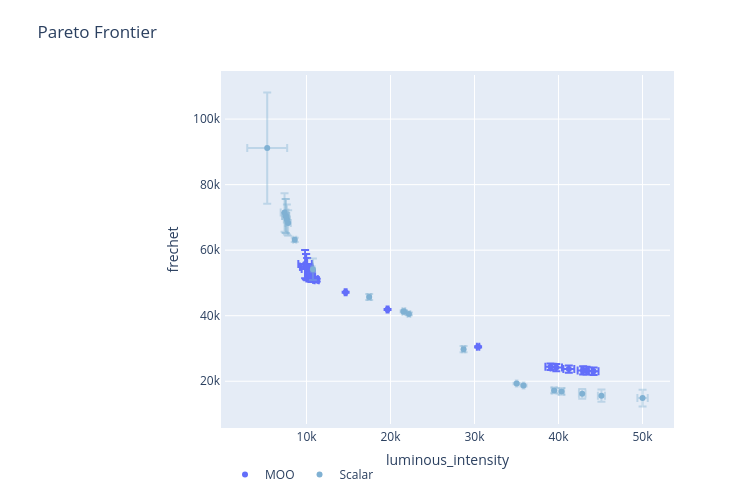

Notebook code for this chart:
### Code cell
fig0 = plot_ax_client_sc_ax_client(ax_clients[0], sc_ax_clients[0])

### Figure 1 — Plotly figure (JSON) as saved in the notebook; plotly's stock layout.template omitted (floating-point values rounded to 4 significant figures)
{"data": [{"error_x": {"array": [626.5, 275.5, 115.1, 727.4, 806.4, 275.5, 517.3, 652.8, 115.0, 402.5, 402.5, 727.4, 651.6, 247.0, 613.2, 679.8, 140.6, 654.7, 275.5, 588.1], "color": "rgba(255, 0, 0)", "thickness": 2, "type": "data"}, "error_y": {"array": [1197.0, 656.3, 143.6, 3846.0, 4295.0, 656.3, 2533.0, 3401.0, 147.9, 1714.0, 1714.0, 3846.0, 1113.0, 400.8, 981.6, 1101.0, 204.5, 1233.0, 656.3, 1144.0], "color": "rgba(255, 0, 0)", "thickness": 2, "type": "data"}, "hoverinfo": "text", "legendgroup": "MOO", "marker": {"color": "rgba(255, 0, 0)"}, "mode": "markers", "name": "MOO", "text": ["<b>Parameterization 0</b><br>luminous_intensity: 43347.851 [42721.313, 43974.389]<br>frechet: 23219.639 [22022.880, 24416.398]<br><br><em>Parameterization:</em><br>R: 5<br>G: 42<br>B: 65", "<b>Parameterization 1</b><br>luminous_intensity: 11057.312 [10781.782, 11332.842]<br>frechet: 51039.667 [50383.318, 51696.017]<br><br><em>Parameterization:</em><br>R: 0<br>G: 0<br>B: 57", "<b>Parameterization 2</b><br>luminous_intensity: 14654.503 [14539.373, 14769.633]<br>frechet: 47136.912 [46993.292, 47280.532]<br><br><em>Parameterization:</em><br>R: 0<br>G: 5<br>B: 59", "<b>Parameterization 3</b><br>luminous_intensity: 9946.652 [9219.236, 10674.069]<br>frechet: 54955.37 [51109.144, 58801.596]<br><br><em>Parameterization:</em><br>R: 0<br>G: 0<br>B: 49", "<b>Parameterization 4</b><br>luminous_intensity: 9827.018 [9020.627, 10633.409]<br>frechet: 55746.737 [51451.589, 60041.885]<br><br><em>Parameterization:</em><br>R: 0<br>G: 0<br>B: 48", "<b>Parameterization 5</b><br>luminous_intensity: 11057.312 [10781.782, 11332.842]<br>frechet: 51039.667 [50383.318, 51696.017]<br><br><em>Parameterization:</em><br>R: 0<br>G: 0<br>B: 57", "<b>Parameterization 6</b><br>luminous_intensity: 10332.179 [9814.835, 10849.523]<br>frechet: 52974.072 [50441.327, 55506.817]<br><br><em>Parameterization:</em><br>R: 0<br>G: 0<br>B: 52", "<b>Parameterization 7</b><br>luminous_intensity: 10070.786 [9418.027, 10723.544]<br>frechet: 54227.772 [50826.761, 57628.784]<br><br><em>Parameterization:</em><br>R: 0<br>G: 0<br>B: 50", "<b>Parameterization 8</b><br>luminous_intensity: 19646.993 [19532.027, 19761.960]<br>frechet: 41873.013 [41725.113, 42020.913]<br><br><em>Parameterization:</em><br>R: 0<br>G: 12<br>B: 60", "<b>Parameterization 9</b><br>luminous_intensity: 10610.405 [10207.948, 11012.861]<br>frechet: 51997.643 [50283.179, 53712.108]<br><br><em>Parameterization:</em><br>R: 0<br>G: 0<br>B: 54", "<b>Parameterization 10</b><br>luminous_intensity: 10610.405 [10207.948, 11012.861]<br>frechet: 51997.643 [50283.179, 53712.108]<br><br><em>Parameterization:</em><br>R: 0<br>G: 0<br>B: 54", "<b>Parameterization 11</b><br>luminous_intensity: 9946.652 [9219.236, 10674.069]<br>frechet: 54955.37 [51109.144, 58801.596]<br><br><em>Parameterization:</em><br>R: 0<br>G: 0<br>B: 49", "<b>Parameterization 12</b><br>luminous_intensity: 41229.48 [40577.919, 41881.042]<br>frechet: 23719.592 [22607.014, 24832.170]<br><br><em>Parameterization:</em><br>R: 2<br>G: 41<br>B: 64", "<b>Parameterization 13</b><br>luminous_intensity: 11213.645 [10966.625, 11460.666]<br>frechet: 50842.801 [50441.964, 51243.638]<br><br><em>Parameterization:</em><br>R: 0<br>G: 0<br>B: 58", "<b>Parameterization 14</b><br>luminous_intensity: 39055.232 [38442.033, 39668.430]<br>frechet: 24405.883 [23424.321, 25387.444]<br><br><em>Parameterization:</em><br>R: 0<br>G: 39<br>B: 64", "<b>Parameterization 15</b><br>luminous_intensity: 39737.901 [39058.122, 40417.681]<br>frechet: 24165.405 [23064.586, 25266.225]<br><br><em>Parameterization:</em><br>R: 0<br>G: 40<br>B: 64", "<b>Parameterization 16</b><br>luminous_intensity: 30427.681 [30287.065, 30568.296]<br>frechet: 30510.222 [30305.736, 30714.707]<br><br><em>Parameterization:</em><br>R: 0<br>G: 27<br>B: 62", "<b>Parameterization 17</b><br>luminous_intensity: 42934.243 [42279.534, 43588.952]<br>frechet: 23310.836 [22078.119, 24543.553]<br><br><em>Parameterization:</em><br>R: 4<br>G: 42<br>B: 65", "<b>Parameterization 18</b><br>luminous_intensity: 11057.312 [10781.782, 11332.842]<br>frechet: 51039.667 [50383.318, 51696.017]<br><br><em>Parameterization:</em><br>R: 0<br>G: 0<br>B: 57", "<b>Parameterization 19</b><br>luminous_intensity: 44178.514 [43590.420, 44766.608]<br>frechet: 23068.218 [21924.484, 24211.952]<br><br><em>Parameterization:</em><br>R: 7<br>G: 42<br>B: 65"], "type": "scatter", "x": [43350.0, 11060.0, 14650.0, 9947.0, 9827.0, 11060.0, 10330.0, 10070.0, 19650.0, 10610.0, 10610.0, 9947.0, 41230.0, 11210.0, 39060.0, 39740.0, 30430.0, 42930.0, 11060.0, 44180.0], "y": [23220.0, 51040.0, 47140.0, 54960.0, 55750.0, 51040.0, 52970.0, 54230.0, 41870.0, 52000.0, 52000.0, 54960.0, 23720.0, 50840.0, 24410.0, 24170.0, 30510.0, 23310.0, 51040.0, 23070.0]}, {"error_x": {"array": [616.8, 190.8, 204.7, 410.4, 157.5, 95.94, 155.0, 157.5, 322.9, 179.2, 181.7, 364.9, 419.3, 304.4, 410.4, 388.6, 105.1, 459.1, 275.9, 2377.0], "color": "rgba(128,177,211,0.4)", "thickness": 2, "type": "data"}, "error_y": {"array": [2574.0, 3296.0, 894.2, 5221.0, 265.2, 196.6, 419.7, 265.2, 3875.0, 645.4, 952.0, 4549.0, 1880.0, 1001.0, 5221.0, 1497.0, 284.3, 5887.0, 862.2, 16960.0], "color": "rgba(128,177,211,0.4)", "thickness": 2, "type": "data"}, "hoverinfo": "text", "legendgroup": "Scalar", "marker": {"color": "rgba(128,177,211,1)"}, "mode": "markers", "name": "Scalar", "text": ["<b>Parameterization 0</b><br>luminous_intensity: 50011.094 [49394.271, 50627.917]<br>scalarized_objective: 64116.057 [61142.505, 67089.609]<br>frechet: 14854.388 [12280.626, 17428.151]<br><br><em>Parameterization:</em><br>R: 61<br>G: 17<br>B: 72", "<b>Parameterization 1</b><br>luminous_intensity: 10762.834 [10572.079, 10953.588]<br>scalarized_objective: 64600.994 [61708.886, 67493.102]<br>frechet: 54189.474 [50893.250, 57485.697]<br><br><em>Parameterization:</em><br>R: 0<br>G: 0<br>B: 57", "<b>Parameterization 2</b><br>luminous_intensity: 17458.848 [17254.135, 17663.562]<br>scalarized_objective: 62990.215 [61965.514, 64014.917]<br>frechet: 45701.274 [44807.078, 46595.469]<br><br><em>Parameterization:</em><br>R: 11<br>G: 0<br>B: 69", "<b>Parameterization 3</b><br>luminous_intensity: 7519.138 [7108.746, 7929.530]<br>scalarized_objective: 79982.433 [74891.264, 85073.603]<br>frechet: 70430.447 [65209.243, 75651.651]<br><br><em>Parameterization:</em><br>R: 0<br>G: 0<br>B: 38", "<b>Parameterization 4</b><br>luminous_intensity: 21582.441 [21424.917, 21739.965]<br>scalarized_objective: 62954.034 [62587.269, 63320.800]<br>frechet: 41311.766 [41046.603, 41576.929]<br><br><em>Parameterization:</em><br>R: 21<br>G: 0<br>B: 69", "<b>Parameterization 5</b><br>luminous_intensity: 35016.537 [34920.594, 35112.479]<br>scalarized_objective: 54322.855 [54070.599, 54575.110]<br>frechet: 19316.404 [19119.769, 19513.038]<br><br><em>Parameterization:</em><br>R: 55<br>G: 0<br>B: 67", "<b>Parameterization 6</b><br>luminous_intensity: 22193.13 [22038.111, 22348.148]<br>scalarized_objective: 62752.993 [62277.274, 63228.712]<br>frechet: 40555.358 [40135.614, 40975.101]<br><br><em>Parameterization:</em><br>R: 22<br>G: 0<br>B: 70", "<b>Parameterization 7</b><br>luminous_intensity: 21582.441 [21424.917, 21739.965]<br>scalarized_objective: 62954.034 [62587.269, 63320.800]<br>frechet: 41311.766 [41046.603, 41576.929]<br><br><em>Parameterization:</em><br>R: 21<br>G: 0<br>B: 69", "<b>Parameterization 8</b><br>luminous_intensity: 7808.381 [7485.496, 8131.266]<br>scalarized_objective: 77431.347 [73710.461, 81152.233]<br>frechet: 68284.98 [64409.617, 72160.344]<br><br><em>Parameterization:</em><br>R: 0<br>G: 0<br>B: 40", "<b>Parameterization 9</b><br>luminous_intensity: 8594.535 [8415.312, 8773.758]<br>scalarized_objective: 71903.78 [71246.419, 72561.140]<br>frechet: 63170.24 [62524.827, 63815.653]<br><br><em>Parameterization:</em><br>R: 0<br>G: 0<br>B: 45", "<b>Parameterization 10</b><br>luminous_intensity: 28697.397 [28515.694, 28879.100]<br>scalarized_objective: 58905.589 [57850.228, 59960.951]<br>frechet: 29769.71 [28817.672, 30721.747]<br><br><em>Parameterization:</em><br>R: 40<br>G: 0<br>B: 66", "<b>Parameterization 11</b><br>luminous_intensity: 7661.858 [7296.960, 8026.755]<br>scalarized_objective: 78686.358 [74285.458, 83087.258]<br>frechet: 69354.575 [64805.128, 73904.022]<br><br><em>Parameterization:</em><br>R: 0<br>G: 0<br>B: 39", "<b>Parameterization 12</b><br>luminous_intensity: 45112.397 [44693.050, 45531.743]<br>scalarized_objective: 59710.762 [57525.229, 61896.295]<br>frechet: 15610.084 [13729.617, 17490.551]<br><br><em>Parameterization:</em><br>R: 60<br>G: 11<br>B: 70", "<b>Parameterization 13</b><br>luminous_intensity: 40360.715 [40056.284, 40665.145]<br>scalarized_objective: 56582.087 [55373.169, 57791.006]<br>frechet: 16904.238 [15903.237, 17905.239]<br><br><em>Parameterization:</em><br>R: 59<br>G: 5<br>B: 69", "<b>Parameterization 14</b><br>luminous_intensity: 7519.138 [7108.746, 7929.530]<br>scalarized_objective: 79982.433 [74891.264, 85073.603]<br>frechet: 70430.447 [65209.243, 75651.651]<br><br><em>Parameterization:</em><br>R: 0<br>G: 0<br>B: 38", "<b>Parameterization 15</b><br>luminous_intensity: 42824.321 [42435.760, 43212.882]<br>scalarized_objective: 58055.428 [56271.186, 59839.670]<br>frechet: 16171.018 [14673.787, 17668.249]<br><br><em>Parameterization:</em><br>R: 60<br>G: 8<br>B: 69", "<b>Parameterization 16</b><br>luminous_intensity: 35836.307 [35731.193, 35941.422]<br>scalarized_objective: 54537.927 [54188.834, 54887.019]<br>frechet: 18719.997 [18435.665, 19004.330]<br><br><em>Parameterization:</em><br>R: 57<br>G: 0<br>B: 67", "<b>Parameterization 17</b><br>luminous_intensity: 7380.31 [6921.210, 7839.409]<br>scalarized_objective: 81315.363 [75526.877, 87103.849]<br>frechet: 71508.632 [65621.373, 77395.892]<br><br><em>Parameterization:</em><br>R: 0<br>G: 0<br>B: 37", "<b>Parameterization 18</b><br>luminous_intensity: 39483.549 [39207.665, 39759.432]<br>scalarized_objective: 56096.556 [55042.300, 57150.812]<br>frechet: 17204.537 [16342.303, 18066.771]<br><br><em>Parameterization:</em><br>R: 59<br>G: 4<br>B: 68", "<b>Parameterization 19</b><br>luminous_intensity: 5317.403 [2940.201, 7694.605]<br>scalarized_objective: 115325.704 [94750.580, 135900.828]<br>frechet: 91165.092 [74202.692, 108127.492]<br><br><em>Parameterization:</em><br>R: 0<br>G: 0<br>B: 12"], "type": "scatter", "x": [50010.0, 10760.0, 17460.0, 7519.0, 21580.0, 35020.0, 22190.0, 21580.0, 7808.0, 8595.0, 28700.0, 7662.0, 45110.0, 40360.0, 7519.0, 42820.0, 35840.0, 7380.0, 39480.0, 5317.0], "y": [14850.0, 54190.0, 45700.0, 70430.0, 41310.0, 19320.0, 40560.0, 41310.0, 68280.0, 63170.0, 29770.0, 69350.0, 15610.0, 16900.0, 70430.0, 16170.0, 18720.0, 71510.0, 17200.0, 91170.0]}], "layout": {"height": 500, "hovermode": "closest", "legend": {"orientation": "h"}, "margin": {"b": 75, "l": 225, "pad": 4, "t": 75}, "title": {"text": "Pareto Frontier"}, "width": 750, "xaxis": {"ticksuffix": "", "title": {"text": "luminous_intensity"}, "zeroline": true}, "yaxis": {"ticksuffix": "", "title": {"text": "frechet"}, "zeroline": true}}}
